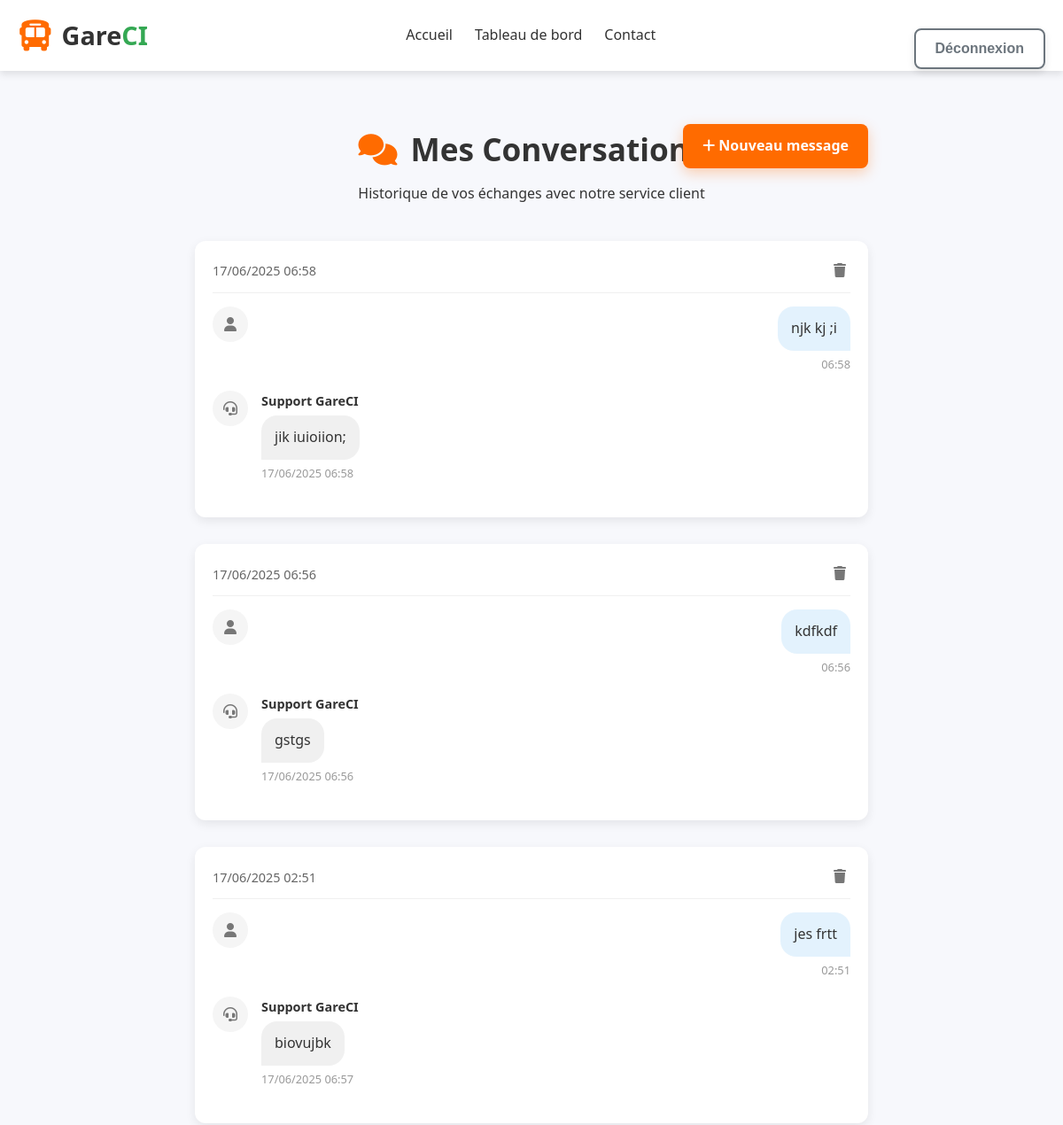
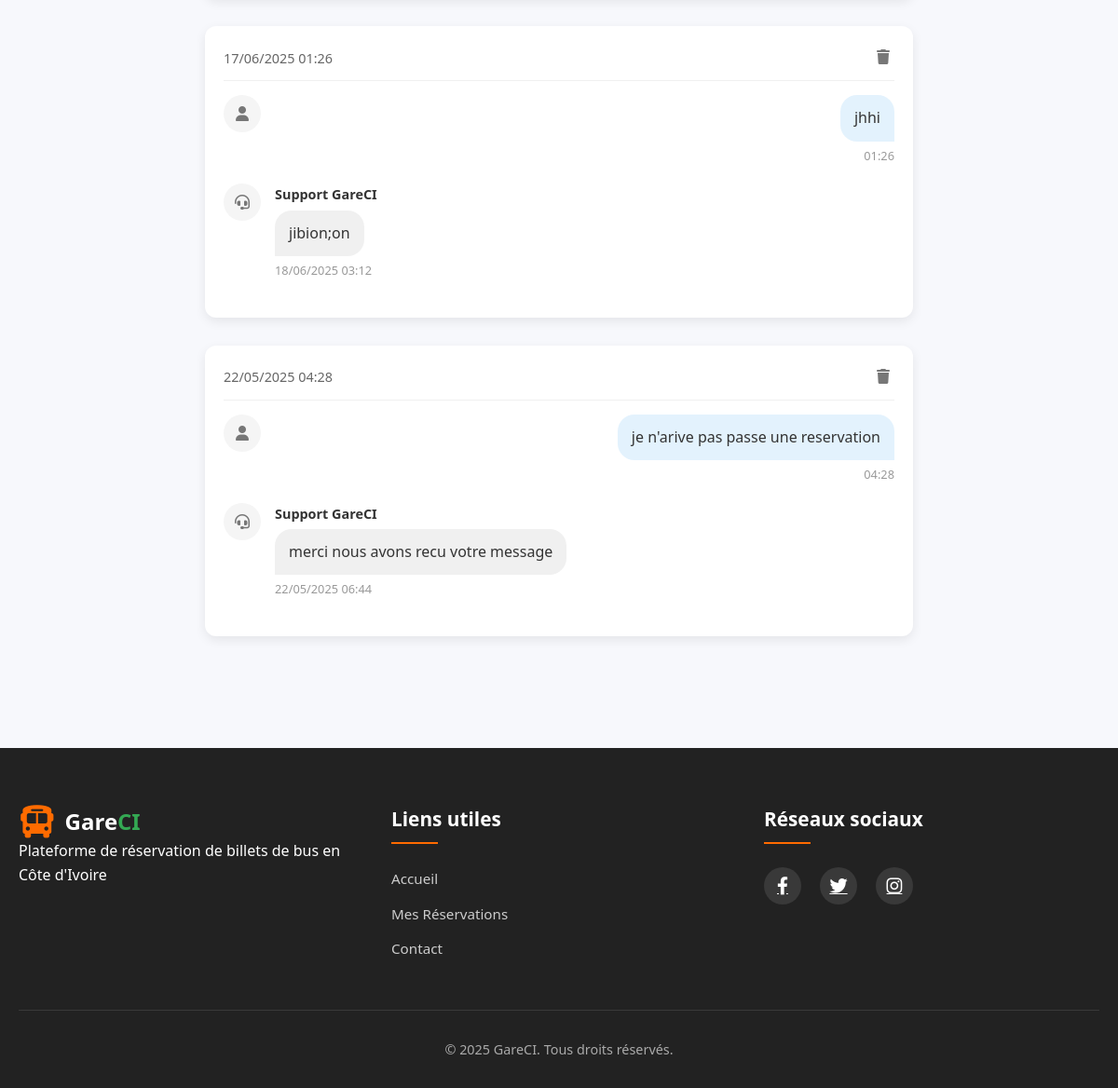
Page /reservations/messages/ (signed in) on the committed database (2 pictures, top to bottom).
### reservations/models.py (models this page shows)
class ContactMessage(models.Model):
    name = models.CharField(max_length=100)
    email = models.EmailField()
    message = models.TextField()
    submitted_at = models.DateTimeField(auto_now_add=True)
    reply = models.TextField(blank=True, null=True)
    replied_at = models.DateTimeField(blank=True, null=True)

### reservations/views.py (the view)
# urls.py: path('messages/', MessageListView.as_view(), name='message_list'),
@login_required
def message_list(request):
    messages = ContactMessage.objects.filter(email=request.user.email).order_by('-submitted_at')
    return render(request, 'reservations/message_list.html', {'messages': messages})

### reservations/templates/reservations/message_list.html (shortened to what this page needs)
{% extends 'base.html' %}
{% block content %}
<div class="messages-container">
    <div class="messages-header">
        <h1><i class="fas fa-comments"></i> Mes Conversations</h1>
        <p class="subtitle">Historique de vos échanges avec notre service client</p>
        <a href="{% url 'trips:home' %}#contact" class="btn btn-primary new-message-btn">
            <i class="fas fa-plus"></i> Nouveau message
        </a>
    </div>
    {% if messages %}
    <div class="conversation-list">
        {% for msg in messages %}
        <div class="conversation {% if not msg.reply %}unread{% endif %}">
            <div class="conversation-header">
                <span class="date">{{ msg.submitted_at|date:"d/m/Y H:i" }}</span>
                <form method="post" action="{% url 'reservations:delete_message' msg.id %}" class="delete-form">
                    <button type="submit" class="btn-icon" onclick="return confirm('Supprimer cette conversation ?');">
                        <i class="fas fa-trash"></i>
                    </button>
                </form>
            </div>
            <div class="message user-message">
                <div class="message-avatar">
                    <i class="fas fa-user"></i>
                </div>
                <div class="message-content">
                    <div class="message-text">{{ msg.message }}</div>
                    <div class="message-time">{{ msg.submitted_at|date:"H:i" }}</div>
                </div>
            </div>
            {% if msg.reply %}
            <div class="message admin-message">
                <div class="message-avatar">
                    <i class="fas fa-headset"></i>
                </div>
                <div class="message-content">
                    <div class="message-author">Support GareCI</div>
                    <div class="message-text">{{ msg.reply }}</div>
                    <div class="message-time">{{ msg.replied_at|date:"d/m/Y H:i" }}</div>
                </div>
            </div>
            {% else %}
            <div class="waiting-response">
                <i class="fas fa-clock"></i> En attente de réponse de notre équipe
            </div>
            {% endif %}
        </div>
        {% endfor %}
    </div>
    {% endif %}
</div>
{% endblock %}

### static/css/base.css (style rules this page uses)
:root { --primary-color: #FF6B00; --secondary-color: #34A853; --text-color: #333; --bg-color: #f9f9f9; --footer-bg: #222; --shadow-default: 0 4px 8px rgba(0, 0, 0, 0.1); }
* { margin: 0; padding: 0; box-sizing: border-box; }
body { font-family: 'Segoe UI', Tahoma, Geneva, Verdana, sans-serif; line-height: 1.6; color: var(--text-color); background-color: var(--bg-color); position: relative; min-height: 100vh; }
.btn { display: inline-block; padding: 12px 28px; border-radius: 8px; font-weight: 600; text-align: center; text-decoration: none; cursor: pointer; transition: all 0.3s ease; border: none; font-size: 1rem; box-shadow: var(--shadow-default); }
.btn-primary { background-color: var(--primary-color); color: white; }

### static/css/home.css (style rules this page uses)
* { margin: 0; padding: 0; box-sizing: border-box; }
body { font-family: 'Segoe UI', Tahoma, Geneva, Verdana, sans-serif; line-height: 1.6; color: #333; background-color: #f7f8fc; min-height: 100vh; display: flex; flex-direction: column; }
.btn { display: inline-block; padding: 12px 22px; border-radius: 8px; font-weight: 600; text-align: center; text-decoration: none; cursor: pointer; transition: all 0.3s ease; border: none; font-size: 1rem; }
.btn-primary { background-color: #FF6B00; color: white; box-shadow: 0 5px 15px rgba(255, 107, 0, 0.4); }

### static/css/register.css (style rules this page uses)
.btn { display: inline-block; padding: 0.75rem 1.5rem; border-radius: 8px; font-weight: 600; text-align: center; text-decoration: none; cursor: pointer; transition: all 0.3s ease; border: none; font-size: 1rem; }
.btn-primary { background: #FF6B00; color: white; box-shadow: 0 4px 12px rgba(255, 107, 0, 0.3); }

### static/css/messageliste.css (style rules this page uses)
.messages-container { max-width: 800px; margin: 40px auto; padding: 0 20px; }
.messages-header { text-align: center; margin-bottom: 40px; position: relative; }
.messages-header h1 { color: #333; font-size: 2.2rem; margin-bottom: 10px; display: flex; align-items: center; justify-content: center; }
.messages-header h1 i { margin-right: 15px; color: #FF6B00; }
.new-message-btn { position: absolute; right: 0; top: 0; }
.conversation-list { display: flex; flex-direction: column; gap: 30px; }
.conversation { background: white; border-radius: 12px; box-shadow: 0 4px 12px rgba(0, 0, 0, 0.08); padding: 20px; transition: all 0.3s ease; }
.conversation-header { display: flex; justify-content: space-between; align-items: center; margin-bottom: 15px; padding-bottom: 10px; border-bottom: 1px solid #f0f0f0; }
.conversation-header .date { color: #666; font-size: 0.9rem; }
.btn-icon { background: none; border: none; color: #777; cursor: pointer; font-size: 1rem; padding: 5px; transition: color 0.2s; }
.message { display: flex; gap: 15px; margin-bottom: 20px; }
.message-avatar { width: 40px; height: 40px; border-radius: 50%; background: #f5f5f5; display: flex; align-items: center; justify-content: center; color: #777; flex-shrink: 0; }
.message-content { flex: 1; }
.message-author { font-weight: 600; color: #333; margin-bottom: 5px; font-size: 0.9rem; }
.message-text { background: #f9f9f9; padding: 12px 15px; border-radius: 18px; display: inline-block; max-width: 80%; word-wrap: break-word; }
.message-time { font-size: 0.8rem; color: #999; margin-top: 5px; }
.user-message { justify-content: flex-end; }
.user-message .message-content { text-align: right; }
.user-message .message-text { background: #E3F2FD; border-bottom-right-radius: 0; }
.admin-message .message-text { background: #f0f0f0; border-bottom-left-radius: 0; }

### static/css/singnup.css (style rules this page uses)
.btn { display: inline-block; padding: 12px 22px; border-radius: 8px; font-weight: 600; text-align: center; text-decoration: none; cursor: pointer; transition: all 0.3s ease; border: none; font-size: 1rem; }
.btn-primary { background-color: #FF6B00; color: white; box-shadow: 0 5px 15px rgba(255, 107, 0, 0.3); }

### rows in the picture
ContactMessage: submitted_at "17/06/2025 06:58", message "njk kj ;i", submitted_at "06:58", reply "jik iuioiion;", replied_at "17/06/2025 06:58"
ContactMessage: submitted_at "17/06/2025 06:56", message "kdfkdf", submitted_at "06:56", reply "gstgs", replied_at "17/06/2025 06:56"
ContactMessage: submitted_at "17/06/2025 02:51", message "jes frtt", submitted_at "02:51", reply "biovujbk", replied_at "17/06/2025 06:57"
ContactMessage: submitted_at "17/06/2025 01:26", message "jhhi", submitted_at "01:26", reply "jibion;on", replied_at "18/06/2025 03:12"
ContactMessage: submitted_at "22/05/2025 04:28", message "je n'arive pas passe une reservation", submitted_at "04:28", reply "merci nous avons recu votre message", replied_at "22/05/2025 06:44"
